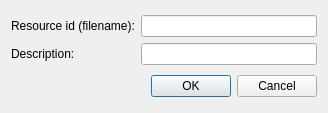
<?xml version="1.0" encoding="UTF-8"?>
<ui version="4.0">
 <class>SolarusEditor::NewResourceElementDialog</class>
 <widget class="QDialog" name="SolarusEditor::NewResourceElementDialog">
  <property name="geometry">
   <rect>
    <x>0</x>
    <y>0</y>
    <width>328</width>
    <height>113</height>
   </rect>
  </property>
  <property name="windowTitle">
   <string>Create resource</string>
  </property>
  <layout class="QGridLayout" name="gridLayout_2">
   <item row="0" column="0">
    <layout class="QGridLayout" name="grid_layout">
     <item row="0" column="0">
      <widget class="QLabel" name="id_label">
       <property name="text">
        <string>Resource id (filename):</string>
       </property>
       <property name="wordWrap">
        <bool>false</bool>
       </property>
      </widget>
     </item>
     <item row="1" column="0">
      <widget class="QLabel" name="description_label">
       <property name="text">
        <string>Description:</string>
       </property>
      </widget>
     </item>
     <item row="0" column="1">
      <widget class="QLineEdit" name="id_line_edit"/>
     </item>
     <item row="1" column="1">
      <widget class="QLineEdit" name="description_line_edit"/>
     </item>
    </layout>
   </item>
   <item row="1" column="0">
    <widget class="QDialogButtonBox" name="button_box">
     <property name="orientation">
      <enum>Qt::Horizontal</enum>
     </property>
     <property name="standardButtons">
      <set>QDialogButtonBox::Cancel|QDialogButtonBox::Ok</set>
     </property>
    </widget>
   </item>
  </layout>
 </widget>
 <resources/>
 <connections>
  <connection>
   <sender>button_box</sender>
   <signal>accepted()</signal>
   <receiver>SolarusEditor::NewResourceElementDialog</receiver>
   <slot>accept()</slot>
   <hints>
    <hint type="sourcelabel">
     <x>248</x>
     <y>254</y>
    </hint>
    <hint type="destinationlabel">
     <x>157</x>
     <y>274</y>
    </hint>
   </hints>
  </connection>
  <connection>
   <sender>button_box</sender>
   <signal>rejected()</signal>
   <receiver>SolarusEditor::NewResourceElementDialog</receiver>
   <slot>reject()</slot>
   <hints>
    <hint type="sourcelabel">
     <x>316</x>
     <y>260</y>
    </hint>
    <hint type="destinationlabel">
     <x>286</x>
     <y>274</y>
    </hint>
   </hints>
  </connection>
 </connections>
</ui>
